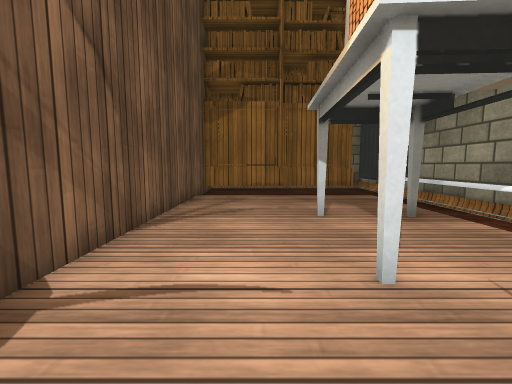
[1] (above)

12 first-person views from a walk through a 3-D level made in the Unity game engine. The camera is 0.64 m above the floor, tilts 6° down and sees 90° across. The floor is counted in squares, 0.5 m on a side. Each view is taken from the middle of a square. On the plan, view 1 faces up. The plan holds only what a view shows up to about 12 squares ahead; the rest is blank. The place goes on beyond the plan. Some surface patterns are stand-ins.

[2]
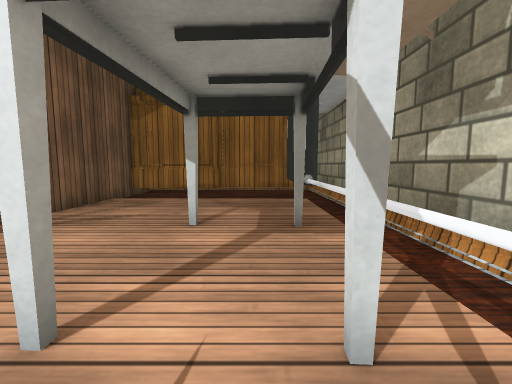

[3]
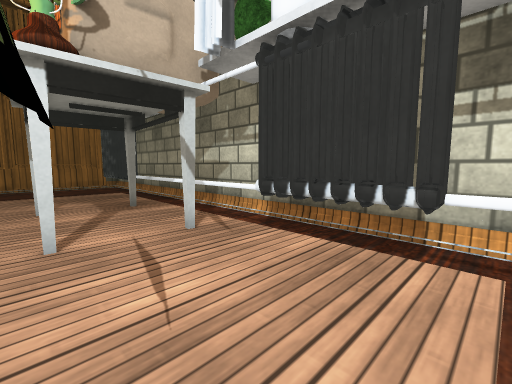

[4]
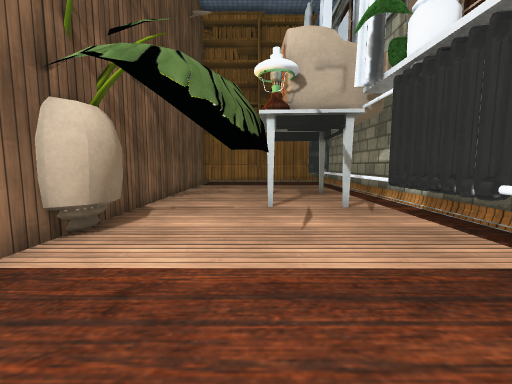

[5]
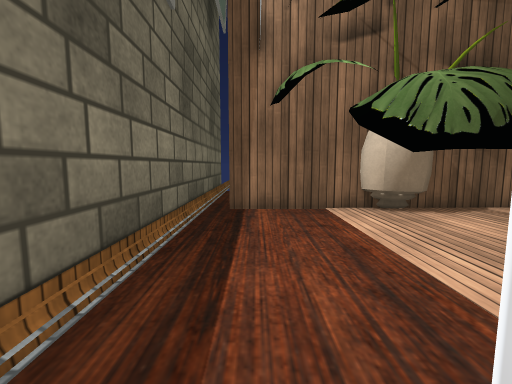

[6]
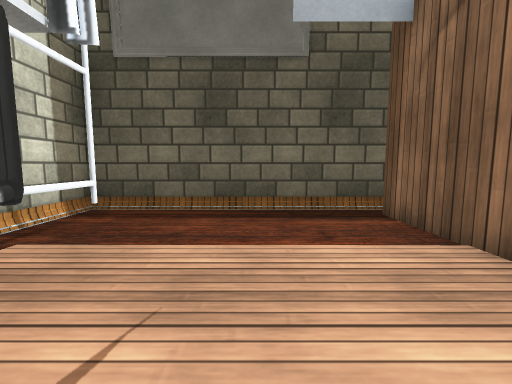

[7]
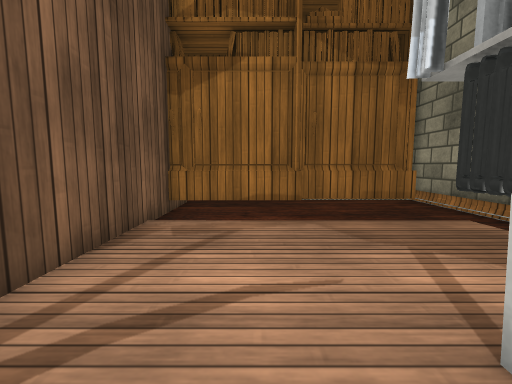

[8]
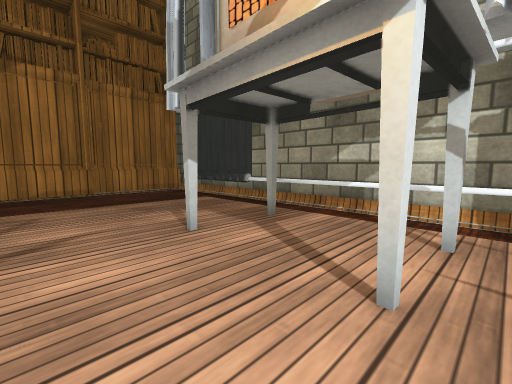

[9]
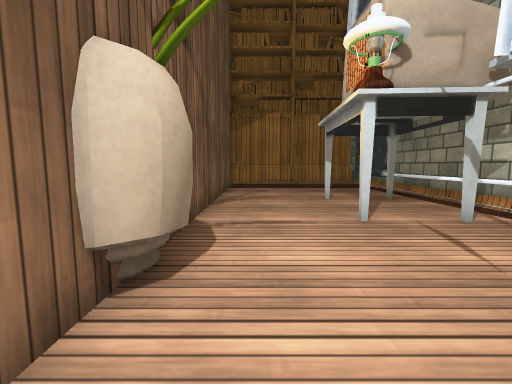

[10]
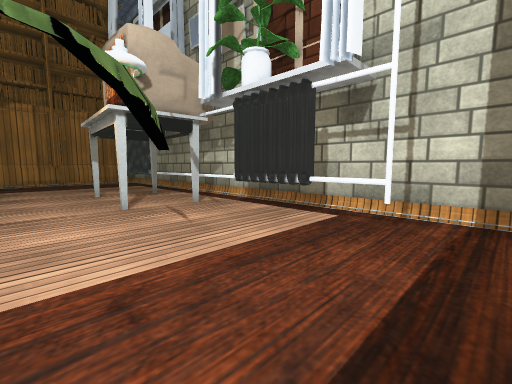

[11]
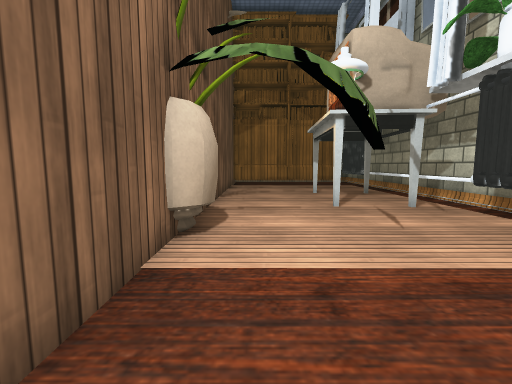

[12]
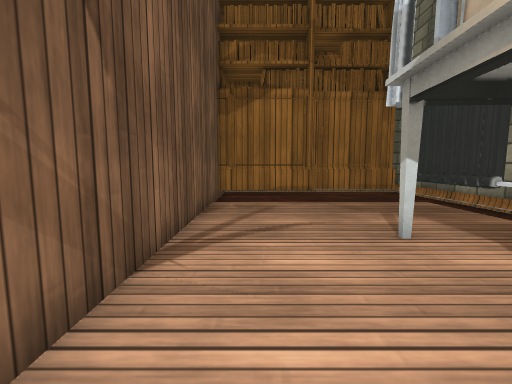

### Floor plan
Key: @ floor where view 1 was taken; # wall or solid block; . main floor; - floor 0.05 m lower than the main floor; T thing the floor can be seen under or through; O other object.
Columns run from 3 left of view 1 to 6 right of it. Each row starts with its distance up from view 1.
 15          #
 14         O#
 13 #####OO#O#
 12 OOOOO----#
 11 #--------#
 10 # .....###
  9 ##.....##
  8 ##.....##
  7 ##.....O #
  6 ##...#.O #
  5 O#.....O.#
  4 OO.....O.#
  3 ##..#..O #
  2 ##.....O #
  1 O#.....##
  0  O.@O..TT
 -1 O#..O..TT#
 -2 ##.O...T.#
 -3 ##.....T.#
 -4  #.......#
 -5  #.......#
 -6  #########

Where each view was taken, in squares from view 1:
view 1: 0 up, 0 right, facing up
view 2: 1 up, 3 right, facing up
view 3: 2 down, 1 right, facing up-right
view 4: 5 down, 1 right, facing up
view 5: 4 down, 5 right, facing left
view 6: 2 up, 1 right, facing down
view 7: 5 up, 0 right, facing up
view 8: 2 up, 1 left, facing up-right
view 9: 3 down, 1 left, facing up
view 10: 5 down, 1 left, facing up-right
view 11: 5 down, 1 left, facing up
view 12: 2 up, 1 left, facing up
